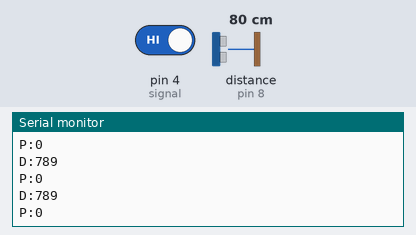
A sketch run on a simulated Arduino Uno, built with avr-gcc and run on an emulated ATmega328P. Parts: the last lines printed to the serial monitor. Wiring (inferred from the names in the program): ultrasonic range finder: trigger pin 9; echo pin 8. The inputs (shaded band) are chosen by the test bench; at power-on: distance to the obstacle (sensor on pin 8) 80 cm, pin 4 (signal) HIGH. The echo pulse lasts 58.3 µs per cm.

Above: at 1.2 s.
1.3 s: distance to the obstacle (sensor on pin 8) set to 120 cm
At 1.38 s:
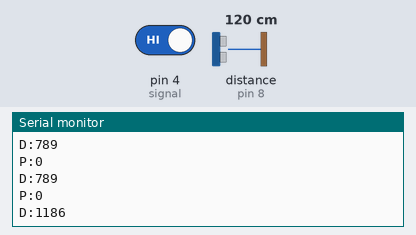
4.3 s: pin 4 (signal) driven LOW
At 4.84 s:
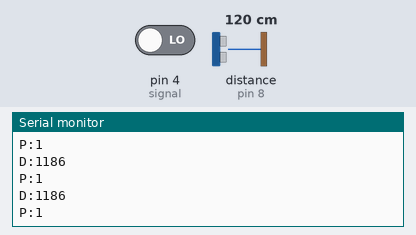
5.8 s: distance to the obstacle (sensor on pin 8) set to 2 cm
At 5.81 s:
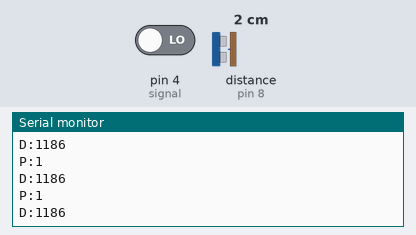
Timing chart, 0 to 8.8 s (numbered marks = the images above; inputs shaded):
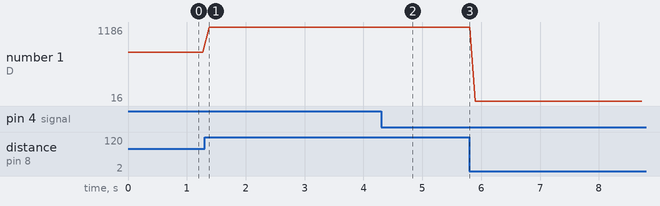

Measured:
- after the input at 1.3 s, the serial monitor: prints a new line after 0.08 s (image 1)
- after the input at 4.3 s, the serial monitor: prints a new line after 0.11 s (image 2)
- plotted number 1: 789 → 1186 after the input at 1.3 s, 1186 → 16 after the input at 5.8 s

The sketch:

1218_sensor.ino
```cpp
#define trig 9       // Ultrasonic sensor trigger pin
#define echo 8       // Ultrasonic sensor echo pin
#define signal 4     // Proximity sensor pin

void setup() {
  Serial.begin(9600); // Initialize serial communication
  pinMode(trig, OUTPUT); // Set trigger pin as output
  pinMode(echo, INPUT);  // Set echo pin as input
  pinMode(signal, INPUT); // Set proximity sensor pin as input
}

void loop() {
  // Read data from ultrasonic sensor
  long duration, distance;
  digitalWrite(trig, LOW); // Ensure trigger pin is low
  delayMicroseconds(2);    // Wait for 2 microseconds
  digitalWrite(trig, HIGH); // Send a 10us pulse
  delayMicroseconds(10);
  digitalWrite(trig, LOW); // Reset trigger pin
  duration = pulseIn(echo, HIGH); // Measure the pulse duration
  distance = duration * 170 / 1000;  // Calculate distance in mm
  Serial.print("D:"); // Add a tag for ultrasonic data
  Serial.println(distance);

  // Read data from proximitSSy sensor
  int proximity = !digitalRead(signal);  // Invert proximity sensor value (0 or 1)
  Serial.print("P:"); // Add a tag for proximity data
  Serial.println(proximity);

  delay(100); // Delay between data transmissions
}
```
